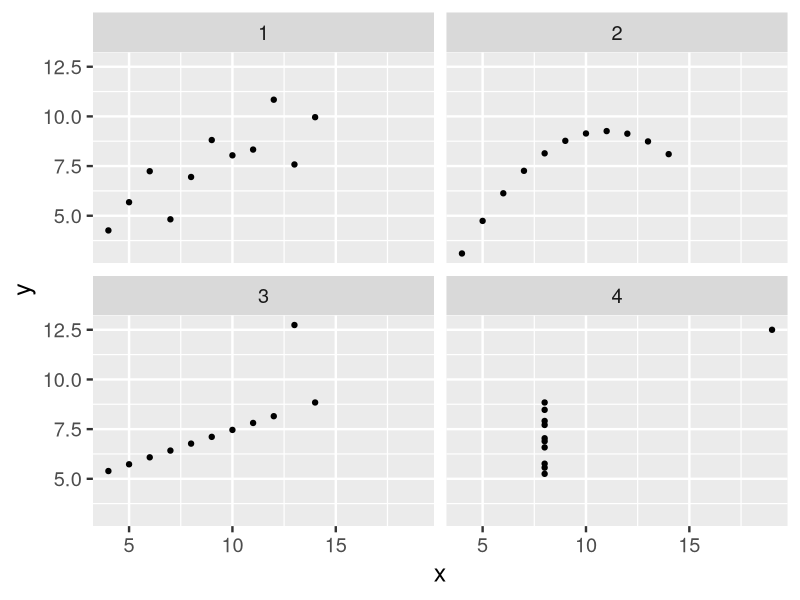
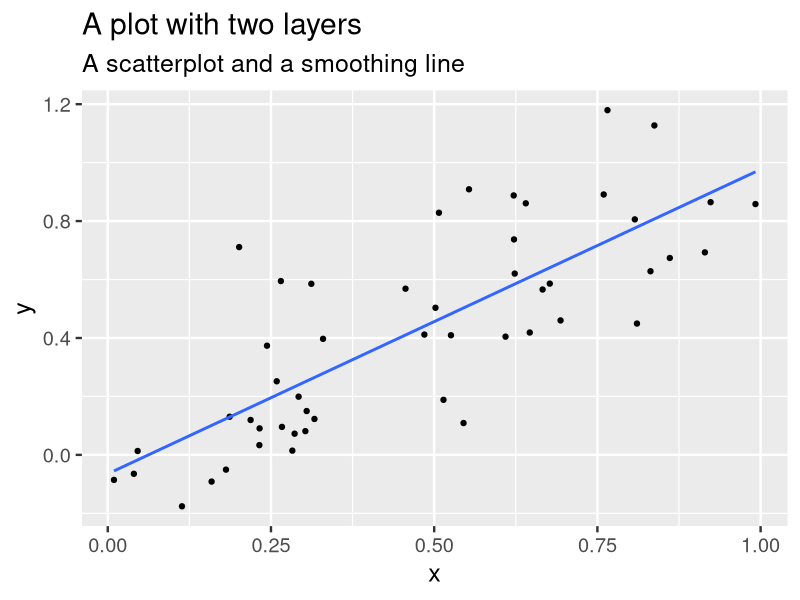
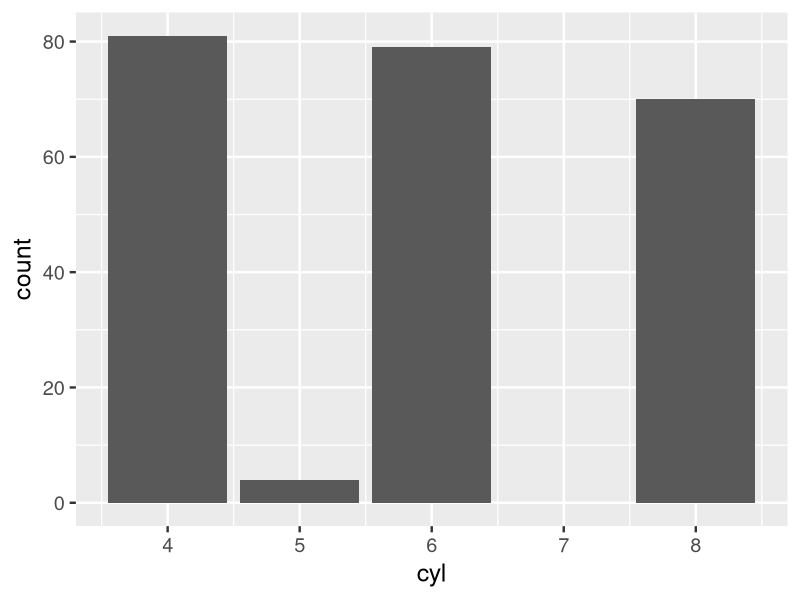
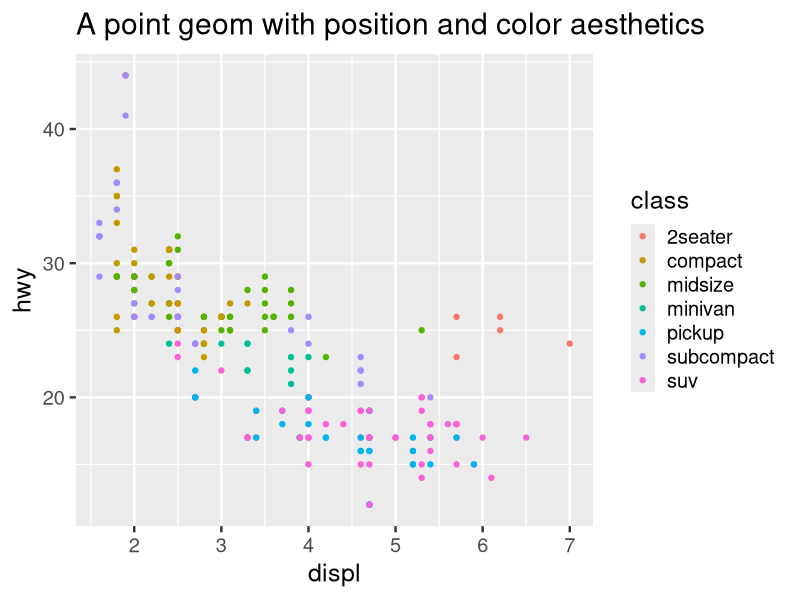
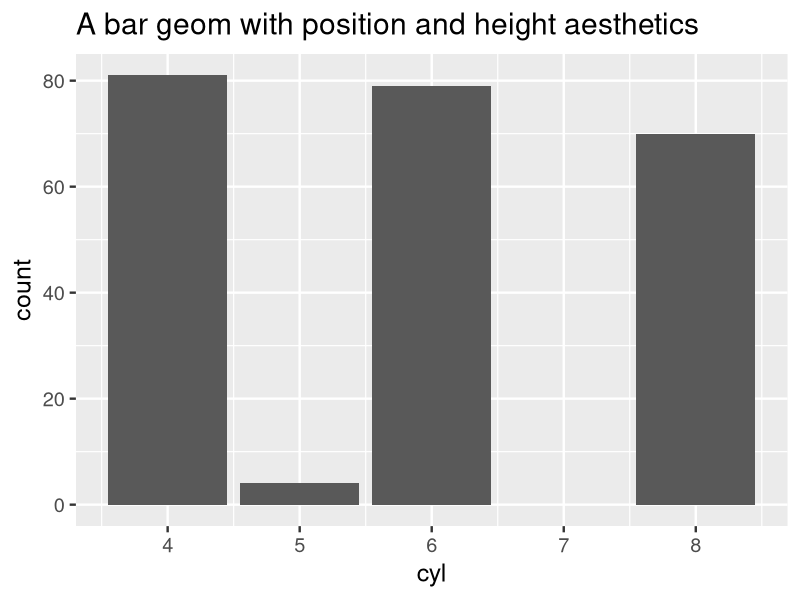
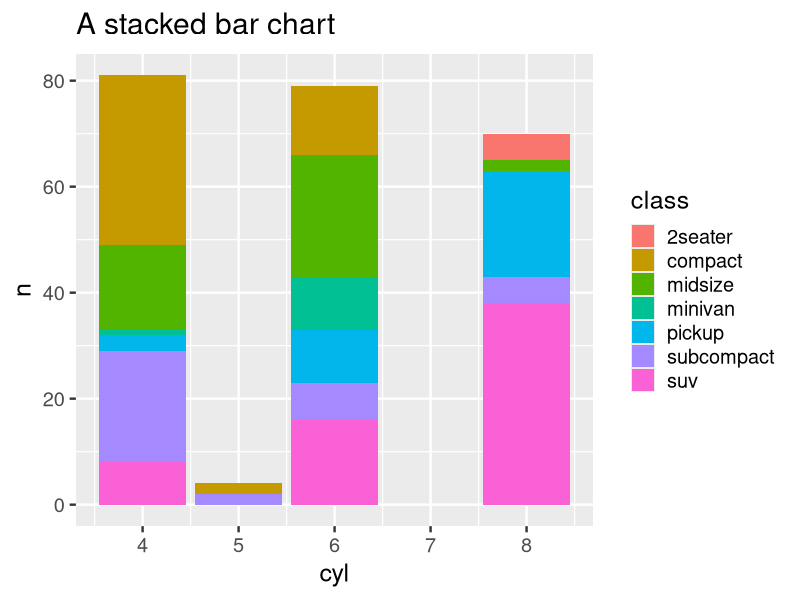
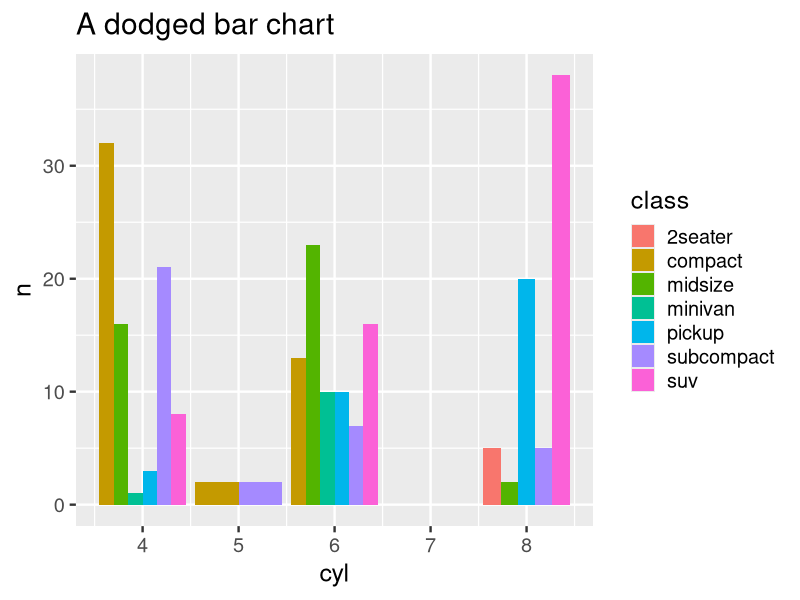
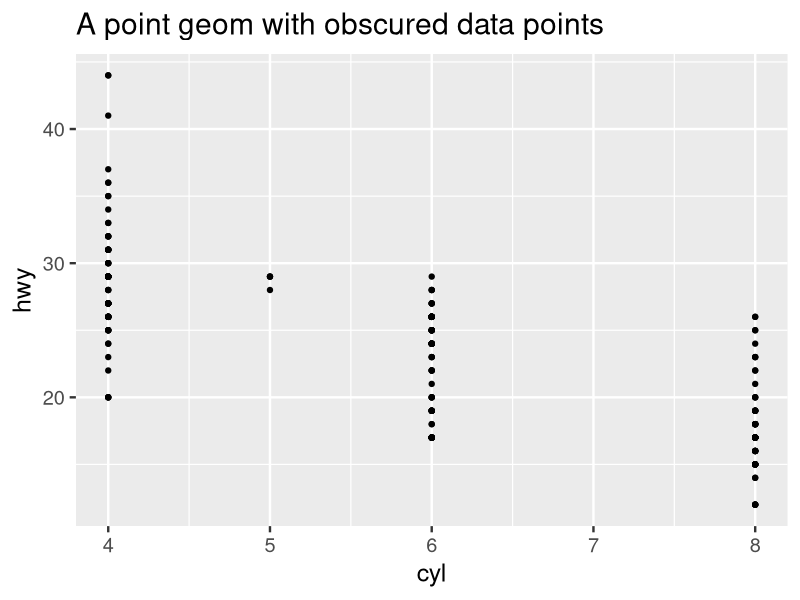

These figures' R source, in order: (Note: this script raises an error after producing the figures.)
## ---- chunk 1
knitr::opts_chunk$set(cache = TRUE, echo = FALSE)

set.seed(1234)

library(tidyverse)
library(knitr)
library(stringr)
library(broom)
theme_set(theme_gray(base_size = 18))
## ---- chunk 2
# input data
dat1 <- tibble(x = c(10, 8, 13, 9, 11, 14, 6, 4, 12, 7, 5),
               y = c(8.04, 6.95, 7.58, 8.81, 8.33, 9.96, 7.24, 4.26, 10.84, 4.82, 5.68))
dat2 <- tibble(x = c(10, 8, 13, 9, 11, 14, 6, 4, 12, 7, 5),
               y = c(9.14, 8.14, 8.74, 8.77, 9.26, 8.10, 6.13, 3.1, 9.13, 7.26, 4.74))
dat3 <- tibble(x = c(10, 8, 13, 9, 11, 14, 6, 4, 12, 7, 5),
               y = c(7.46, 6.77, 12.74, 7.11, 7.81, 8.84, 6.08, 5.39, 8.15, 6.42, 5.73))
dat4 <- tibble(x = c(8, 8, 8, 8, 8, 8, 8, 19, 8, 8, 8),
               y = c(6.58, 5.76, 7.71, 8.84, 8.47, 7.04, 5.25, 12.5, 5.56, 7.91, 6.89))

# combine data
dat <- bind_rows(dat1, dat2, dat3, dat4, .id = "id")

# format for printing
dat_print <- dat %>%
  group_by(id) %>%
  nest(x, y)

# get stats
for(i in seq_len(nrow(dat_print))){
  dat_print$data[[i]] %>%
    summarize(n = n(),
           mean_x = mean(x),
           mean_y = mean(y),
           cor = cor(x, y)) %>%
  kable(col.names = c("$N$", "$\\bar{X}$", "$\\bar{Y}$", "$R^2$"),
        caption = str_c("Dataset", i, sep = " ")) %>%
  print
}
## ---- chunk 3
# estimate linear model
dat_model <- dat %>%
  split(.$id) %>%
  map(~ lm(y ~ x, data = .x)) %>%
  map(tidy)

for(i in seq_along(dat_model)){
  print(kable(dat_model[i],
              caption = str_c("Dataset", i, sep = " "),
              col.names = c("Term", "Estimate", "Standard Error", "$T$-statistic", "p-value")))
}
## ---- chunk 4
# now draw a graph
ggplot(dat, aes(x, y)) +
  facet_wrap(~id) +
  geom_point()
## ---- chunk 5
set.seed(1234)

data_frame(x = runif(50),
           y = x + rnorm(50, 0, .2)) %>%
  ggplot(aes(x, y)) +
  geom_point() +
  geom_smooth(method = "lm", se = FALSE) +
  labs(title = "A plot with two layers",
       subtitle = "A scatterplot and a smoothing line")
## ---- chunk 6
mpg
## ---- chunk 7
mpg %>%
  select(displ, hwy)
## ---- chunk 8
mpg %>%
  select(displ, hwy) %>%
  rename(x = displ,
         y = hwy)
## ---- chunk 9
mpg %>%
  select(cyl)
## ---- chunk 10
mpg %>%
  count(cyl)
## ---- chunk 11
ggplot(mpg, aes(cyl)) +
  geom_bar()
## ---- chunk 12
ggplot(mpg, aes(displ, hwy, color = class)) +
  geom_point() +
  ggtitle("A point geom with position and color aesthetics")
## ---- chunk 13
ggplot(mpg, aes(cyl)) +
  geom_bar() +
  ggtitle("A bar geom with position and height aesthetics")
## ---- chunk 14
count(mpg, class, cyl) %>%
  ggplot(aes(cyl, n, fill = class)) +
  geom_bar(stat = "identity") +
  ggtitle("A stacked bar chart")
## ---- chunk 15
count(mpg, class, cyl) %>%
  ggplot(aes(cyl, n, fill = class)) +
  geom_bar(stat = "identity", position = "dodge") +
  ggtitle("A dodged bar chart")
## ---- chunk 16
ggplot(mpg, aes(cyl, hwy)) +
  geom_point() +
  ggtitle("A point geom with obscured data points")
## ---- chunk 17
ggplot(mpg, aes(cyl, hwy)) +
  geom_jitter() +
  ggtitle("A point geom with jittered data points")
## ---- chunk 18
ggplot(mpg, aes(displ, hwy, color = class)) +
  geom_point() +
  guides(color = guide_legend(override.aes = list(size = 4)))
## ---- chunk 19
ggplot(mpg, aes(displ, hwy, color = class)) +
  geom_point() +
  scale_color_brewer(palette = "Dark2") +
  guides(color = guide_legend(override.aes = list(size = 4)))
## ---- chunk 20
x1 <- c(1, 10)
y1 <- c(1, 5)
p <- qplot(x1, y1, geom = "blank", xlab = NULL, ylab = NULL) +
  theme_bw(base_size = 24)
p
## ---- chunk 21
p + coord_trans(y = "log10")
## ---- chunk 22
p + coord_polar()
## ---- chunk 23
ggplot(mpg, aes(displ, hwy)) +
  geom_point() +
  facet_wrap(~class)
## ---- chunk 24

## ---- chunk 25
ggplot(mpg, aes(displ, hwy)) +
  geom_point() +
  geom_smooth()
## ---- chunk 26
ggplot(mpg) +
  geom_point(aes(displ, hwy)) +
  geom_smooth()
## ---- chunk 27
troops <- read_table("../data/minard-troops.txt")
cities <- read_table("../data/minard-cities.txt")
## ---- chunk 28
troops
cities
## ---- chunk 29
plot_troops <- ggplot(troops, aes(long, lat)) +
  geom_path(aes(size = survivors,
                color = direction,
                group = group))
plot_troops
## ---- chunk 30
plot_both <- plot_troops + 
  geom_text(data = cities, aes(label = city), size = 4)
plot_both
## ---- chunk 31
plot_polished <- plot_both + 
  scale_size(range = c(0, 12),
             breaks = c(10000, 20000, 30000),
             labels = c("10,000", "20,000", "30,000")) + 
  scale_color_manual(values = c("tan", "grey50")) +
  coord_map() +
  labs(title = "Map of Napoleon's Russian campaign of 1812",
       x = NULL,
       y = NULL)
plot_polished
## ---- chunk 32
plot_polished +
  theme_void() +
  theme(legend.position = "none")
